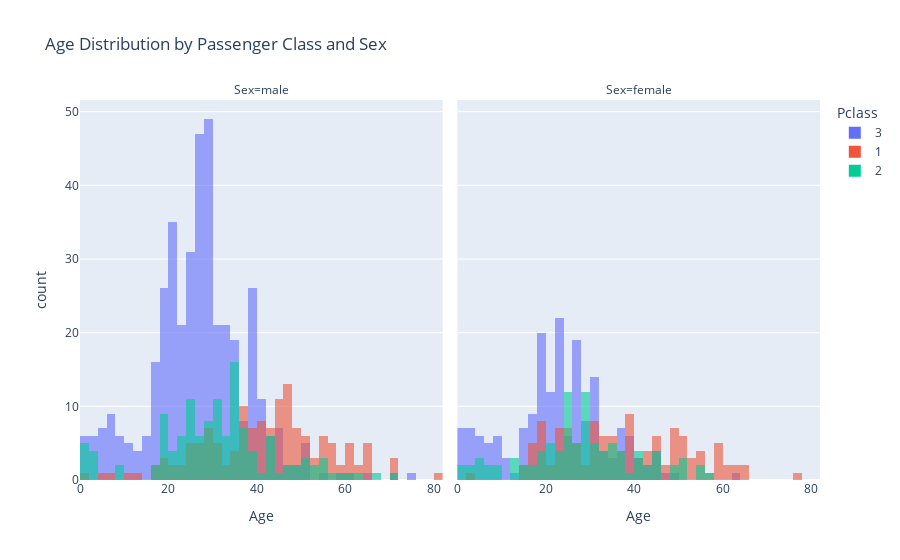

Source (notebook cell):
### Markdown cell above
### 4. Visual Exploatory Analysis

### Code cell
fig = px.histogram(combined, x='Age', color='Pclass', barmode='overlay', 
                   facet_col='Sex',
                   title='Age Distribution by Passenger Class and Sex',
                   opacity=0.6)
fig.show()

### Figure 1 — Plotly figure (JSON) as saved in the notebook; plotly's stock layout.template omitted (floating-point values rounded to 4 significant figures; data arrays with more than 128 entries replaced by an {"elided": "..."} marker saying what was removed)
{"data": [{"bingroup": "x", "hovertemplate": "Pclass=3<br>Sex=male<br>Age=%{x}<br>count=%{y}<extra></extra>", "legendgroup": "3", "marker": {"color": "#636efa", "opacity": 0.6, "pattern": {"shape": ""}}, "name": "3", "orientation": "v", "showlegend": true, "type": "histogram", "x": {"elided": "408 float values"}, "xaxis": "x", "yaxis": "y"}, {"bingroup": "x", "hovertemplate": "Pclass=3<br>Sex=female<br>Age=%{x}<br>count=%{y}<extra></extra>", "legendgroup": "3", "marker": {"color": "#636efa", "opacity": 0.6, "pattern": {"shape": ""}}, "name": "3", "orientation": "v", "showlegend": false, "type": "histogram", "x": {"elided": "184 float values"}, "xaxis": "x2", "yaxis": "y2"}, {"bingroup": "x", "hovertemplate": "Pclass=1<br>Sex=male<br>Age=%{x}<br>count=%{y}<extra></extra>", "legendgroup": "1", "marker": {"color": "#EF553B", "opacity": 0.6, "pattern": {"shape": ""}}, "name": "1", "orientation": "v", "showlegend": true, "type": "histogram", "x": {"elided": "143 float values"}, "xaxis": "x", "yaxis": "y"}, {"bingroup": "x", "hovertemplate": "Pclass=1<br>Sex=female<br>Age=%{x}<br>count=%{y}<extra></extra>", "legendgroup": "1", "marker": {"color": "#EF553B", "opacity": 0.6, "pattern": {"shape": ""}}, "name": "1", "orientation": "v", "showlegend": false, "type": "histogram", "x": [38.0, 35.0, 58.0, 43.43, 49.0, 38.0, 23.0, 19.0, 22.0, 39.7, 50.0, 44.0, 58.0, 31.0, 32.0, 35.0, 51.98, 30.0, 35.0, 58.0, 35.0, 63.0, 26.0, 19.0, 2.0, 50.0, 27.36, 17.0, 30.0, 24.0, 18.0, 31.0, 40.0, 36.0, 16.0, 32.22, 41.0, 24.0, 22.0, 60.0, 24.0, 27.87, 42.0, 35.0, 23.0, 33.0, 14.0, 42.37, 35.0, 54.0, 25.0, 16.0, 54.0, 30.0, 44.0, 30.0, 22.0, 36.0, 48.0, 39.0, 53.0, 39.0, 39.0, 18.0, 52.0, 40.0, 21.0, 24.0, 38.05, 15.0, 18.0, 22.0, 24.0, 38.0, 29.0, 21.0, 33.0, 36.0, 51.0, 43.0, 17.0, 49.0, 33.0, 52.0, 62.0, 39.0, 30.0, 33.02, 16.0, 45.0, 48.0, 47.0, 56.0, 19.0, 47.0, 48.0, 22.0, 45.0, 28.0, 60.0, 27.0, 76.0, 64.0, 18.0, 27.0, 50.0, 48.0, 64.0, 55.0, 58.0, 45.0, 59.0, 25.0, 54.0, 45.0, 51.0, 18.0, 48.0, 30.0, 37.0], "xaxis": "x2", "yaxis": "y2"}, {"bingroup": "x", "hovertemplate": "Pclass=2<br>Sex=male<br>Age=%{x}<br>count=%{y}<extra></extra>", "legendgroup": "2", "marker": {"color": "#00cc96", "opacity": 0.6, "pattern": {"shape": ""}}, "name": "2", "orientation": "v", "showlegend": true, "type": "histogram", "x": [32.67, 35.0, 34.0, 66.0, 32.0, 21.0, 0.83, 34.0, 29.0, 21.0, 32.5, 25.0, 23.0, 18.0, 19.0, 36.5, 42.0, 51.0, 30.0, 30.9, 1.0, 19.0, 3.0, 30.0, 42.0, 30.0, 27.0, 19.0, 18.0, 59.0, 24.0, 44.0, 19.0, 33.0, 29.0, 54.0, 36.0, 35.65, 42.0, 36.0, 30.0, 43.0, 54.0, 2.0, 28.0, 25.0, 36.0, 29.0, 18.0, 46.0, 23.0, 34.0, 3.0, 35.65, 30.0, 31.0, 36.0, 48.0, 35.65, 34.0, 35.65, 23.0, 32.0, 24.66, 8.0, 27.0, 28.0, 62.0, 54.0, 47.0, 37.0, 26.0, 57.0, 31.0, 24.0, 23.0, 32.0, 25.0, 70.0, 31.0, 35.65, 60.0, 25.0, 52.0, 39.0, 52.0, 34.0, 50.0, 25.0, 35.65, 23.0, 23.0, 0.67, 18.0, 16.0, 39.0, 34.0, 39.0, 35.0, 31.0, 1.0, 0.83, 16.0, 28.0, 21.0, 24.0, 28.0, 27.0, 26.0, 35.0, 50.0, 2.0, 27.0, 30.0, 34.0, 8.0, 25.0, 36.0, 42.0, 40.0, 43.0, 19.0, 29.0, 24.0, 49.0, 21.0, 38.0], "xaxis": "x", "yaxis": "y"}, {"bingroup": "x", "hovertemplate": "Pclass=2<br>Sex=female<br>Age=%{x}<br>count=%{y}<extra></extra>", "legendgroup": "2", "marker": {"color": "#00cc96", "opacity": 0.6, "pattern": {"shape": ""}}, "name": "2", "orientation": "v", "showlegend": false, "type": "histogram", "x": [14.0, 55.0, 27.0, 3.0, 29.0, 21.0, 5.0, 29.0, 17.0, 34.0, 32.5, 29.0, 40.0, 32.0, 24.0, 35.0, 8.0, 24.0, 50.0, 41.0, 29.77, 26.0, 24.0, 30.0, 22.0, 36.0, 24.0, 40.0, 38.0, 36.0, 17.0, 28.0, 34.0, 18.0, 28.0, 19.0, 42.0, 24.0, 45.0, 28.0, 13.0, 50.0, 33.0, 23.0, 33.0, 34.0, 36.0, 50.0, 2.0, 7.0, 19.0, 34.0, 25.0, 21.64, 24.0, 22.0, 24.0, 4.0, 28.0, 18.0, 40.0, 45.0, 27.0, 6.0, 30.0, 30.0, 4.0, 48.0, 57.0, 54.0, 31.0, 44.0, 42.0, 27.0, 28.0, 25.0, 24.0, 20.0, 29.0, 12.0, 26.0, 15.0, 36.0, 21.0, 8.0, 30.0, 22.0, 45.0, 29.0, 0.92, 29.0, 20.0, 1.0, 12.0, 48.0, 24.0, 24.0], "xaxis": "x2", "yaxis": "y2"}], "layout": {"annotations": [{"font": {}, "showarrow": false, "text": "Sex=male", "x": 0.245, "xanchor": "center", "xref": "paper", "y": 1, "yanchor": "bottom", "yref": "paper"}, {"font": {}, "showarrow": false, "text": "Sex=female", "x": 0.755, "xanchor": "center", "xref": "paper", "y": 1, "yanchor": "bottom", "yref": "paper"}], "barmode": "overlay", "legend": {"title": {"text": "Pclass"}, "tracegroupgap": 0}, "title": {"text": "Age Distribution by Passenger Class and Sex"}, "xaxis": {"anchor": "y", "domain": [0, 0.49], "title": {"text": "Age"}}, "xaxis2": {"anchor": "y2", "domain": [0.51, 1], "matches": "x", "title": {"text": "Age"}}, "yaxis": {"anchor": "x", "domain": [0, 1], "title": {"text": "count"}}, "yaxis2": {"anchor": "x2", "domain": [0, 1], "matches": "y", "showticklabels": false}}}
